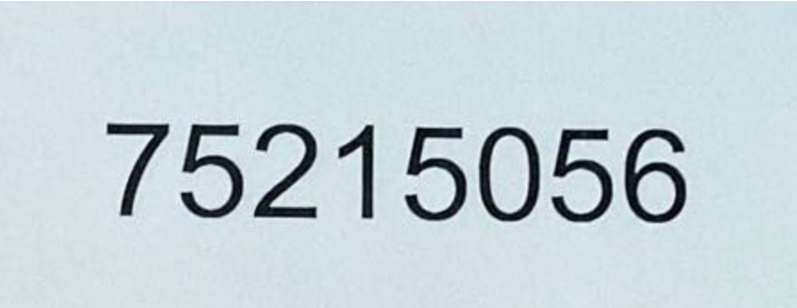
#> input picture Reconocimiento de carácteres/Texto1.png, 797 x 308 px
$ python 'Reconocimiento de texto.py'
#> lines starting #> are read from the running program, lines starting #| are printed output that depends on the picture; after the words box and inside, x2 and y2 are one past the last pixel; in counts of white or black regions, pixels touching at a corner belong together
import cv2
import pytesseract

# Cargar imagen
img = cv2.imread('Texto1.png')
#> img is the input picture: shape (308, 797, 3); mean B, G, R 217.9, 211.4, 197.9

# Convertir imagen a escalas de grises
gray = cv2.cvtColor(img, cv2.COLOR_BGR2GRAY)

# Aplicar umbral para convertir a imagen binaria
threshold_img = cv2.threshold(gray, 0, 255, cv2.THRESH_BINARY + cv2.THRESH_OTSU)[1]
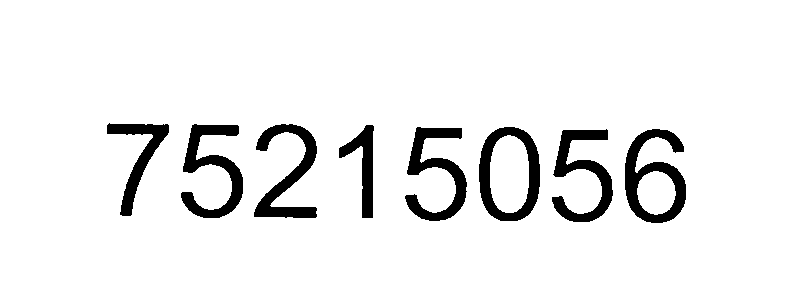
#> threshold_img: shape (308, 797); 93.3% white; 8 black regions, largest, box (x1, y1, x2, y2) and area: (625, 129, 686, 223) 2475, (181, 124, 243, 218) 2300, (479, 127, 540, 221) 2263

#Cambiar directorio donde esta instalado tesseract
pytesseract.pytesseract.tesseract_cmd = r'C:/Program Files/Tesseract-OCR/tesseract.exe'

# Pasar la imagen a través de pytesseract
#> (the run stopped early here; a loop or call above may not have finished)
